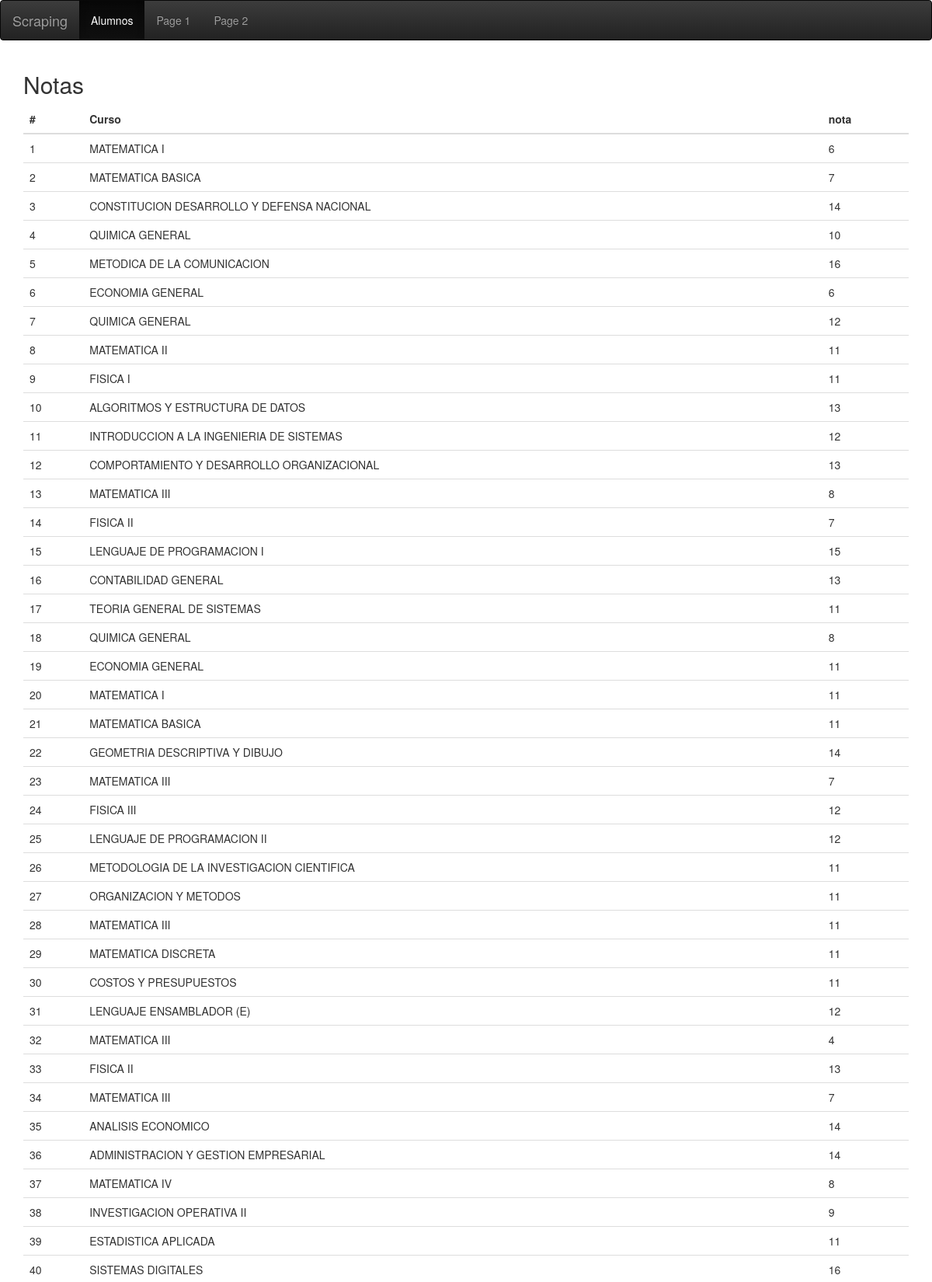
Screenshot of /alumnos/7/ (upper part) with the database file from the repository.
### unac/models.py (models this page shows, shortened)
class Notas(models.Model):
    creatdo = models.DateTimeField("Fecha", auto_now_add=True, null=True)
    modificado = models.DateTimeField("Fecha", auto_now=True, null=True)
    alumno = models.ForeignKey("Alumnos", related_name="alumnos_set")
    curso = models.ForeignKey("Curso", related_name="cursos_set")
    nota = models.CharField("Nota", max_length=120)
    anio = models.ForeignKey("Anio", related_name="anio_set", null=True)
    class Meta:
        verbose_name = "Notas"
        verbose_name_plural = "Notass"
        unique_together = ('alumno', 'curso', 'anio')
    def __str__(self):
        return "anio {0}".format(self.nota)

class Curso(models.Model):
    ciclo = models.ForeignKey("Ciclo", related_name="ciclo_set")
    nombre = models.CharField("Curso", max_length=120)
    codigo = models.CharField("Codigo", max_length=120, unique=True)
    credito = models.IntegerField("Credito")
    electivo = models.BooleanField("Electivo", default=False)
    class Meta:
        verbose_name = "Curso"
        verbose_name_plural = "Cursos"

### unac/views.py (the view)
# urls.py: url(r"^alumnos/(?P<pk>\d+)/$", notas, name="notas"),
def notas(request, pk):
    alumno = get_object_or_404(Alumnos, pk=pk)
    print (alumno)
    notas = Notas.objects.filter(alumno=alumno).prefetch_related("curso")
    print (notas)
    return render(request, "notas.html", locals())

### unac/models.py (called while the page is built)
    def __str__(self):
        return self.alumno

### templates/notas.html (shortened to what this page needs)
<!DOCTYPE html>
<html lang="en">
<head>
</head>
<body>
    {% include "./common.html" %}
    <div class="container">
      <h2>Notas {{codigo}}</h2>
      <div class="table-responsive">
      <table class="table">
        <thead>
          <tr>
            <th>#</th>
            <th>Curso</th>
            <th>nota</th>
          </tr>
        </thead>
        <tbody>
          {% for nota in notas %}
          <tr>
            <td>{{forloop.counter}}</td>
            <td>{{nota.curso.nombre}}</td>
            <td>{{nota.nota}}</td>
          </tr>
          {% endfor %}
        </tbody>
      </table>
      </div>
    </div>
</body>
</html>

### rows the page displays
Notas: curso.nombre "MATEMATICA I", nota "6"
Notas: curso.nombre "MATEMATICA BASICA", nota "7"
Notas: curso.nombre "CONSTITUCION DESARROLLO Y DEFENSA NACIONAL", nota "14"
Notas: curso.nombre "QUIMICA GENERAL", nota "10"
Notas: curso.nombre "METODICA DE LA COMUNICACION", nota "16"
Notas: curso.nombre "ECONOMIA GENERAL", nota "6"
Notas: curso.nombre "QUIMICA GENERAL", nota "12"
Notas: curso.nombre "MATEMATICA II", nota "11"
Notas: curso.nombre "FISICA I", nota "11"
Notas: curso.nombre "ALGORITMOS Y ESTRUCTURA DE DATOS", nota "13"
Notas: curso.nombre "INTRODUCCION A LA INGENIERIA DE SISTEMAS", nota "12"
Notas: curso.nombre "COMPORTAMIENTO Y DESARROLLO ORGANIZACIONAL", nota "13"
Notas: curso.nombre "MATEMATICA III", nota "8"
Notas: curso.nombre "FISICA II", nota "7"
Notas: curso.nombre "LENGUAJE DE PROGRAMACION I", nota "15"
Notas: curso.nombre "CONTABILIDAD GENERAL", nota "13"
Notas: curso.nombre "TEORIA GENERAL DE SISTEMAS", nota "11"
Notas: curso.nombre "QUIMICA GENERAL", nota "8"
Notas: curso.nombre "ECONOMIA GENERAL", nota "11"
Notas: curso.nombre "MATEMATICA I", nota "11"
Notas: curso.nombre "MATEMATICA BASICA", nota "11"
Notas: curso.nombre "GEOMETRIA DESCRIPTIVA Y DIBUJO", nota "14"
Notas: curso.nombre "MATEMATICA III", nota "7"
Notas: curso.nombre "FISICA III", nota "12"
Notas: curso.nombre "LENGUAJE DE PROGRAMACION II", nota "12"
Notas: curso.nombre "METODOLOGIA DE LA INVESTIGACION CIENTIFICA", nota "11"
Notas: curso.nombre "ORGANIZACION Y METODOS", nota "11"
Notas: curso.nombre "MATEMATICA III", nota "11"
Notas: curso.nombre "MATEMATICA DISCRETA", nota "11"
Notas: curso.nombre "COSTOS Y PRESUPUESTOS", nota "11"
Notas: curso.nombre "LENGUAJE ENSAMBLADOR (E)", nota "12"
Notas: curso.nombre "MATEMATICA III", nota "4"
Notas: curso.nombre "FISICA II", nota "13"
Notas: curso.nombre "MATEMATICA III", nota "7"
Notas: curso.nombre "ANALISIS ECONOMICO", nota "14"
Notas: curso.nombre "ADMINISTRACION Y GESTION EMPRESARIAL", nota "14"
Notas: curso.nombre "MATEMATICA IV", nota "8"
Notas: curso.nombre "INVESTIGACION OPERATIVA II", nota "9"
Notas: curso.nombre "ESTADISTICA APLICADA", nota "11"
Notas: curso.nombre "SISTEMAS DIGITALES", nota "16"
